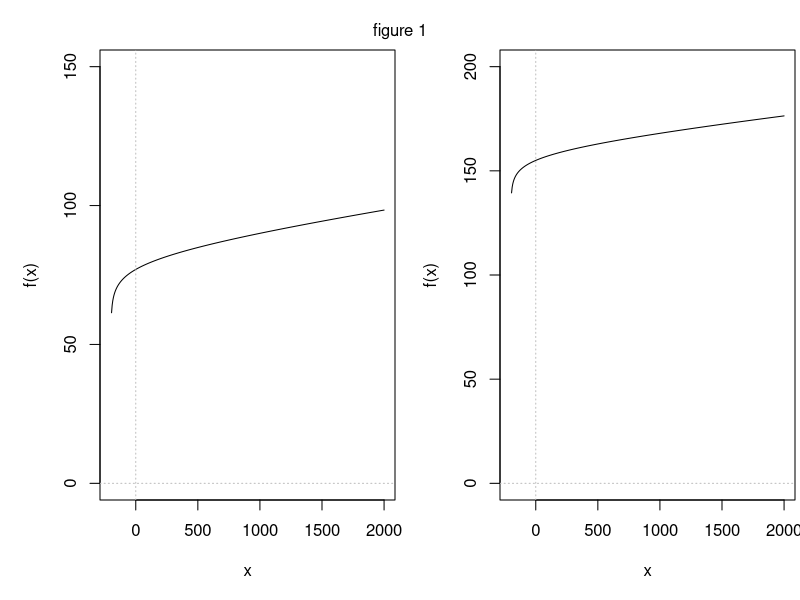
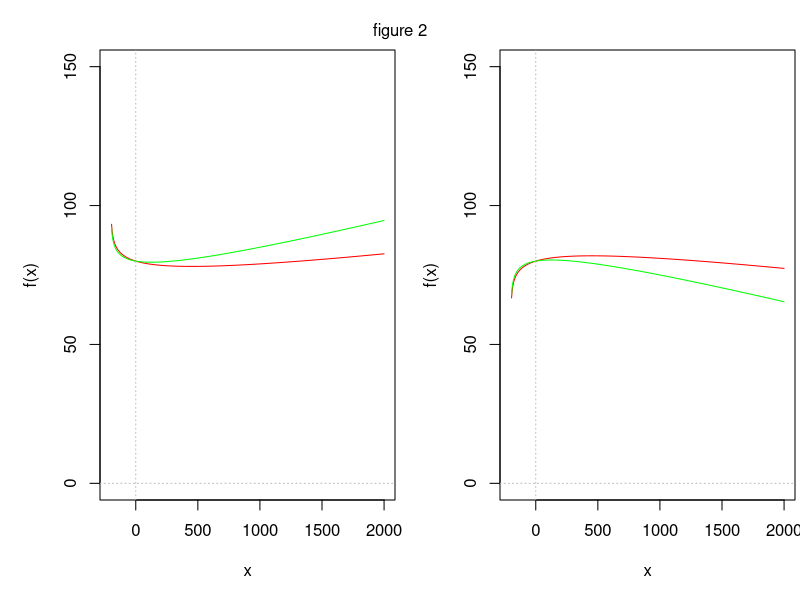
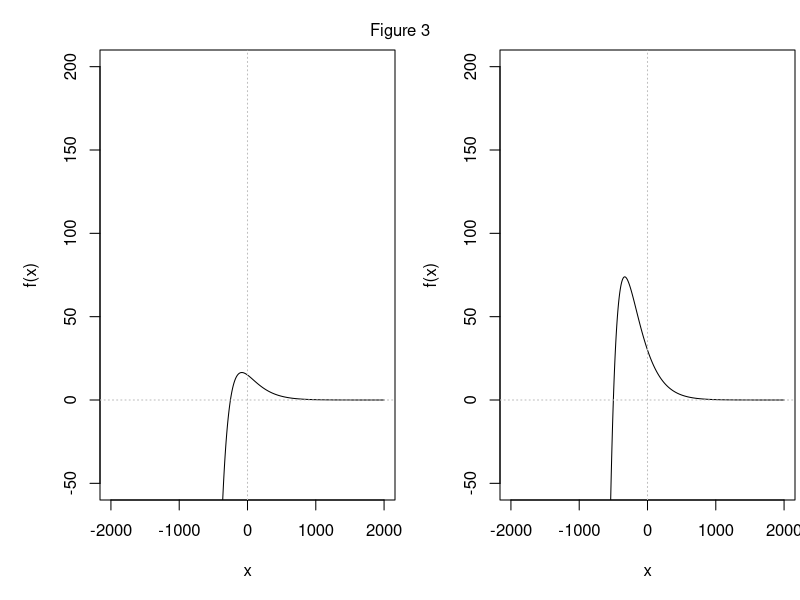
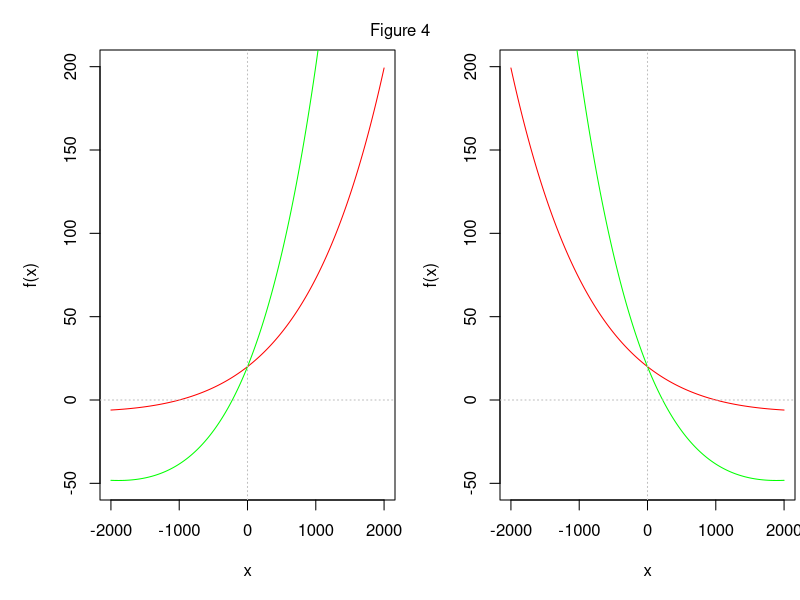

Write R code to recreate these figures, in order.
## ---- chunk 1
x <- seq(-200, 2000, 5)

f <- function(x, a0, a1, a2){
  a0 + (a1*x) + (a2*log10(0.005*x +1))
}

y1 <- f(x, 77, 0.006, 9)
y2 <- f(x, 155, 0.006, 9)

par(mfrow=c(1,2), mar=c(5, 5, 0.5, 0.25),oma=c(0,0,2,0))
plot(x, y1, ylim=c(0, 150), type ="l", xlab = "x", ylab = "f(x)")
abline(h=0, lty = 3, col='gray')
abline(v=0, lty = 3, col = 'gray')
plot(x, y2, ylim=c(0, 200), type ="l", xlab = "x", ylab="f(x)")
abline(h=0, lty = 3, col='gray')
abline(v=0, lty=3, col='gray')
mtext("figure 1", outer= TRUE)
## ---- chunk 2
x <- seq(-200, 2000, 5)

f <- function(x, a0, a1, a2){
  a0 + (a1*x) + (a2*log10(0.005*x +1))
}

y1 <- f(x, 80, 0.006, -9)
y2 <- f(x, 80, 0.012, -9)

y3 <- f(x, 80, -0.006, 9)
y4 <- f(x, 80, -0.012, 9)

par(mfrow=c(1,2), mar=c(5, 5, 0.5, 0.25),oma=c(0,0,2,0))
plot(x, y1, ylim=c(0, 150), type ="l", xlab = "x", ylab = "f(x)", col ='red')
lines(x, y2, col ='green')
abline(h=0, lty = 3, col='gray')
abline(v=0, lty = 3, col = 'gray')
plot(x, y3, ylim=c(0, 150), type ="l", xlab = "x", ylab="f(x)", col = 'red')
lines(x, y4, col ='green')
abline(h=0, lty = 3, col='gray')
abline(v=0, lty=3, col='gray')
mtext("figure 2", outer= TRUE)
## ---- chunk 3
x <- seq(-2000, 2000, 5)

f <- function(x, a0, a1, a2){
  (a0 + a1*x)*exp(-a2*x)
}

y1 <- f(x, 15, 0.06, 0.006)
y2 <- f(x, 30, 0.06, 0.006)

par(mfrow=c(1,2), mar=c(5, 5, 0.5, 0.25),oma=c(0,0,2,0))
plot(x, y1, ylim=c(-50, 200), type ="l", xlab = "x", ylab = "f(x)")
abline(h=0, lty = 3, col='gray')
abline(v=0, lty = 3, col = 'gray')
plot(x, y2, ylim=c(-50, 200), type ="l", xlab = "x", ylab="f(x)")
abline(h=0, lty = 3, col='gray')
abline(v=0, lty=3, col='gray')
mtext("Figure 3", outer= TRUE)
## ---- chunk 4
x <- seq(-2000, 2000, 5)

f <- function(x, a0, a1, a2){
  (a0 + a1*x)*exp(-a2*x)
}

y1 <- f(x, 20, 0.02, -0.0006)
y2 <- f(x, 20, 0.09, -0.0006)

y3 <- f(x, 20, -0.02, 0.0006)
y4 <- f(x, 20, -0.09, 0.0006)

par(mfrow=c(1,2), mar=c(5, 5, 0.5, 0.25),oma=c(0,0,2,0))
plot(x, y1, ylim=c(-50, 200), type ="l", xlab = "x", ylab = "f(x)", col ='red')
lines(x, y2, col ="green")
abline(h=0, lty = 3, col='gray')
abline(v=0, lty = 3, col = 'gray')
plot(x, y3, ylim=c(-50, 200), type ="l", xlab = "x", ylab="f(x)", col = "red")
lines(x, y4, col ="green")
abline(h=0, lty = 3, col='gray')
abline(v=0, lty=3, col='gray')
mtext("Figure 4", outer= TRUE)
